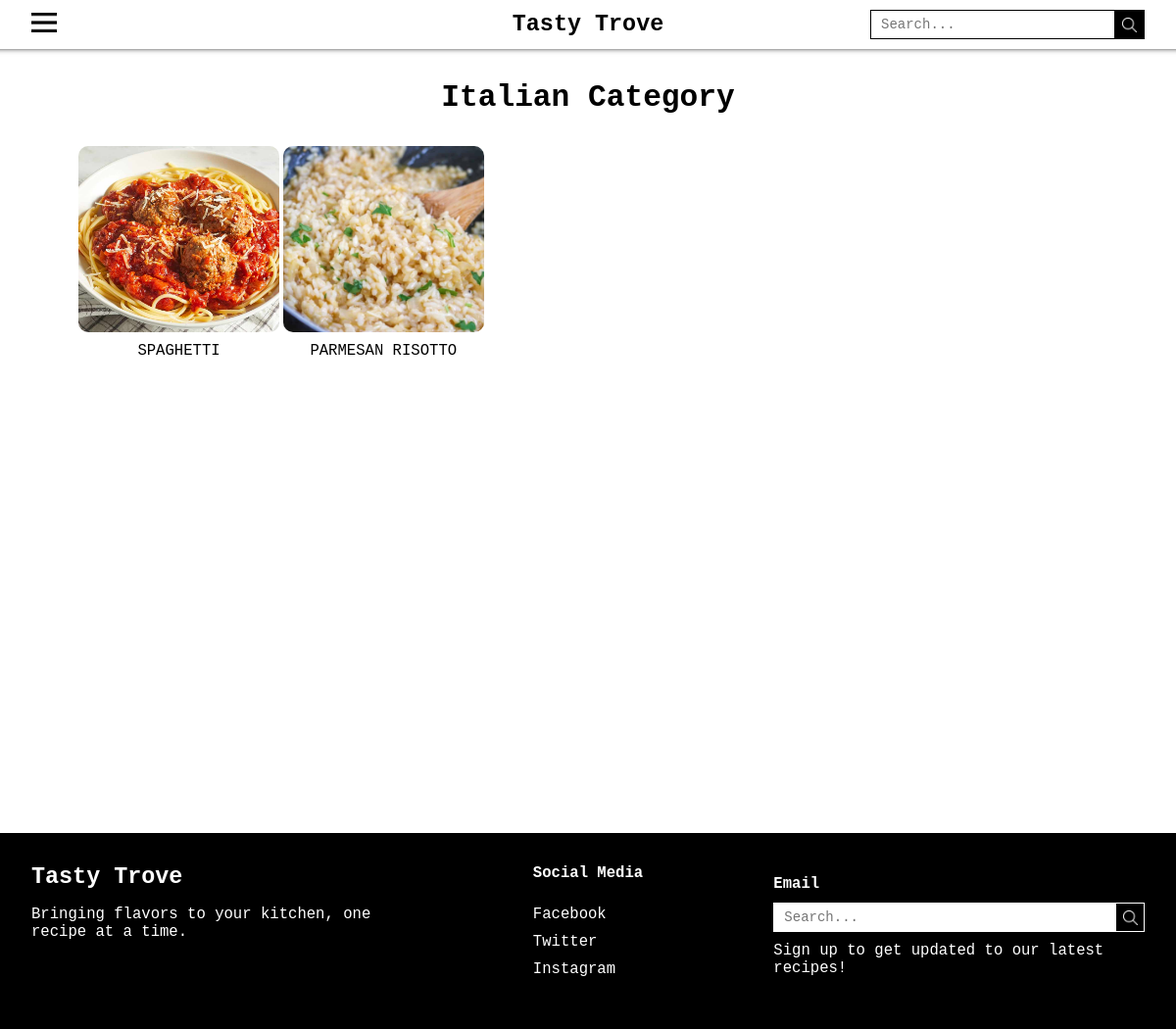
Screenshot of /Category/italian-category.php with the database file from the repository.
### tables this page shows
CREATE TABLE `recipes` (
  `id` int(250) NOT NULL,
  `title` varchar(200) NOT NULL,
  `author` varchar(100) NOT NULL,
  `posted-date` varchar(100) NOT NULL,
  `img` varchar(100) NOT NULL,
  `description` mediumtext NOT NULL,
  `ingredients` mediumtext NOT NULL,
  `instruction` mediumtext NOT NULL,
  `tags` varchar(100) NOT NULL,
  `image-path` varchar(255) NOT NULL
);

### Category/italian-category.php (the view, shortened to what this page needs)
<!DOCTYPE html>
<html>
<head>
  <link href="../style-category.css" rel="stylesheet" type="text/css" />
</head>
<body>
  <header class="main-header" id="main-header-id">
    <div class="wrapper">
      <div class="section">
        <div class="top-navbar">
          <div class="hamburger">
            <a class="hamburger-icon" style="cursor: pointer">
              <img src="../_Pictures/hamburger-menu.png" style="height: 20px">
            </a>
          </div>
        </div>
      </div>
    </div>
    <div class="main-header-title">
      <a href="../index.php" style="text-decoration: none; color: black">
        <h2>Tasty Trove</h2>
      </a>
    </div>
    <div class="main-header-search">
      <form class="search-bar" action="/search">
        <input name="given-search-input" type="text" required="required" placeholder="Search...">
        <a href="../index.php">
          <img src="../_Pictures/search-icon.png" alt="search-icon">
        </a>
      </form>
    </div>
  </header>
  <div class="content">
      <div class="wrapper-content">
    <div class="content-categories-food">
      <div class="content-categories-title">
        <h1>Italian Category</h1>
      </div>
      <div class="content-categories-food-list">
  <?php
    include 'dbconn-category.php';
    $getIds = "SELECT * FROM recipes";
    $result = mysqli_query($conn, $getIds);
    if($result)
    {
      while($row = mysqli_fetch_assoc($result))
      {
        $tags = explode(', ', $row['tags']);
        foreach($tags as $tag)
        {
          if($tag == "Italian")
          {
            echo "
              <div class='categories-food-list-food'>
                <a href='../recipe-information.php?id=" . $row['id'] . "'>
                  <img src='../" . $row['image-path'] . "' alt='food image'>
                </a>
                <div class='categories-food-list-button'>
                  <a href='../recipe-information.php?id=" . $row['id'] . "'>" . $row['title'] . "</a>
                </div>
              </div>
            ";
          }
        }
      }
    }
    else
    {
      echo "Error executing the data: " . mysqli_error($conn);
    }
  ?>
      </div>
    </div>
  </div>
  </div>
<footer class="main-footer">
    <div class="main-footer-container">
      <div class="main-footer-title">
        <h2>Tasty Trove</h2>
        <p>Bringing flavors to your kitchen, one recipe at a time.</p>
      </div>
      <div class="main-footer-links">
        <p><b>Social Media</b></p>
        <div class="social-media">
          <a href="facebook.com" target="_blank">Facebook</a>
          <a href="twitter.com" target="_blank">Twitter</a>
          <a href="instagram.com" target="_blank">Instagram</a>
        </div>
      </div>
      <div class="main-footer-email">
        <p><b>Email</b></p>
        <div class="main-footer-email-search">
          <form class="search-bar" action="/search">
            <input name="given-search-input" type="text" required="required" placeholder="Search...">
            <a href="index.html">
              <img src="../_Pictures/search-icon.png" alt="search-icon">
            </a>
          </form>
        </div>
        <p>Sign up to get updated to our latest recipes!</p>
      </div>
    </div>
  </footer>
</body>
</html>

### style-category.css (style rules this page uses)
* { list-style: none; text-decoration: none; margin: 0; padding: 0; box-sizing: border-box; }
body { margin: 0rem; font-family: monospace; font-size: 120%; }
html, body { height: 100%; margin: 0; }
p { margin: 0rem; }
h1, h2, h3, h4, h5 { margin: 0px; }
.main-header { background: white; width: 100%; height: 50px; display: flex; align-items: center; padding: 0rem 2rem 0rem 2rem; box-shadow: 0px -201px 6px 200px black; }
.wrapper .section { margin-left: 0px; transition: all 0.5s ease; }
.wrapper .section .top-navbar { height: 30px; display: flex; align-items: center; }
.wrapper .section .top-navbar .hamburger a { font-size: 28px; color: #ffffff; }
.wrapper { display: flex; align-items: center; flex: 1 0; }
.main-header-title { display: flex; justify-content: center; align-items: center; flex: 1; }
.main-header-title h2 { margin: 0px; }
.main-header-search { display: flex; justify-content: flex-end; align-items: center; flex: 1; }
.main-header-search form { display: flex; align-items: center; }
.main-header-search form input { display: flex; box-sizing: border-box; flex: 1; border: 1px solid #000000; font-size: 14px; font-family: monospace; width: 250px; height: 30px; padding: 10px; background: #ffffff; }
.main-header-search a { display: flex; align-items: center; background-color: #000000; width: 30px; height: 30px; }
.main-header-search img { width: 15px; height: 15px; margin: 0px 7px 0px 7px; }
.wrapper-content { min-height: 100%; display: flex; flex-direction: column; }
.content { height: 100%; }
.content-categories-title { display: flex; justify-content: center; align-items: center; margin: 2rem; }
.content-categories-food { margin: 0rem 5rem 8rem 5rem; }
.content-categories-food-list { display: grid; justify-content: space-between; align-items: flex-start; grid-template-columns: 205px 205px 205px 205px 205px; text-align: center; row-gap: 50px; }
.categories-food-list-food img { width: 100%; height: 100%; border-radius: 10px; object-fit: cover; object-position: center; }
.categories-food-list-food { width: 100%; height: 190px; }
.categories-food-list-button { margin: 5px 0px; }
.categories-food-list-button a { text-align: center; text-decoration: none; text-transform: uppercase; color: black; border-radius: 5px; cursor: pointer; }
.main-footer { background-color: black; width: 100%; height: 200px; padding: 2rem 2rem 2rem 2rem; margin-top: auto; }
.main-footer-container { display: flex; justify-content: space-evenly; }
.main-footer-container h2, .main-footer-container p { color: white; }
.main-footer-title { display: flex; justify-content: flex-start; flex-direction: column; flex: 1; }
.main-footer-title p { margin-top: 1rem; margin-bottom: 1rem; }
.main-footer-links { display: flex; justify-content: center; align-content: center; flex-direction: column; flex-wrap: wrap; flex: 1; gap: 24px; }
.main-footer-links .social-media { display: flex; justify-content: center; align-content: center; flex-direction: column; }
.main-footer-links .social-media a { text-decoration: none; color: white; margin-bottom: 10px; }
.main-footer-email { display: flex; justify-content: center; align-content: center; flex-direction: column; flex: 1; gap: 10px; }
.main-footer-email-search form { display: flex; align-items: center; margin: 0px; }
.main-footer-email-search form input { display: flex; box-sizing: border-box; flex: 1; border: 1px solid #ffffff; font-size: 14px; font-family: monospace; width: 300px; height: 30px; padding: 10px; background: #ffffff; }
.main-footer-email-search a { display: flex; align-items: center; margin: 0px 0rem 0px 0rem; border: 1px solid white; background-color: #000000; width: 30px; height: 30px; }
.main-footer-email-search img { width: 15px; height: 15px; margin: 0px 7px 0px 7px; }

### rows the page displays
recipes: value (picture), title "SPAGHETTI"
recipes: value (picture), title "PARMESAN RISOTTO"
